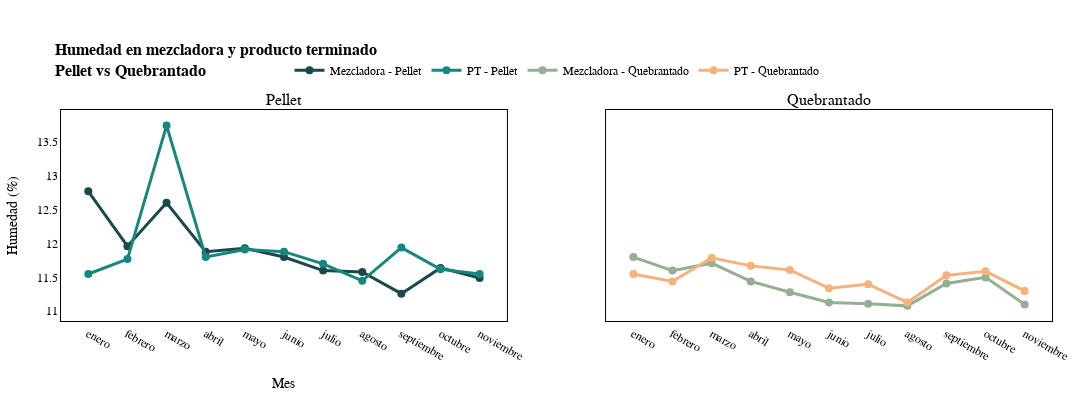

The code cell stored with this chart in its notebook:
### Code cell
data_pellet = [
    ("enero", 12.77, 11.55),
    ("febrero", 11.96, 11.77),
    ("marzo", 12.60, 13.74),
    ("abril", 11.88, 11.80),
    ("mayo", 11.93, 11.91),
    ("junio", 11.80, 11.88),
    ("julio", 11.60, 11.70),
    ("agosto", 11.58, 11.45),
    ("septiembre", 11.26, 11.94),
    ("octubre", 11.64, 11.62),
    ("noviembre", 11.49, 11.55),
]

df_pellet = pd.DataFrame(
    data_pellet,
    columns=["mes", "humedad_mezcladora", "humedad_pt"]
)
df_pellet["mes"] = df_pellet["mes"].str.lower()
df_pellet["diff_mezcladora_pt"] = (
    df_pellet["humedad_pt"] - df_pellet["humedad_mezcladora"]
).round(2)
df_pellet["etapa"] = "pellet"

# ---------- Datos de humedades en QUEBRANTADO ----------
data_queb = [
    ("sep", 11.41, 11.53),
    ("octubre", 11.50, 11.59),
    ("marzo", 11.71, 11.79),
    ("junio", 11.13, 11.34),
    ("julio", 11.11, 11.40),
    ("agosto", 11.08, 11.13),
    ("abril", 11.44, 11.67),
    ("noviembre", 11.10, 11.30),
    ("febrero", 11.60, 11.44),
    ("enero", 11.80, 11.55),
    ("mayo", 11.28, 11.61),
]

df_queb = pd.DataFrame(
    data_queb,
    columns=["mes", "humedad_mezcladora", "humedad_pt"]
)

# Normalizar nombres de meses
mapping = {
    "enero": "enero",
    "febrero": "febrero",
    "marzo": "marzo",
    "abril": "abril",
    "mayo": "mayo",
    "junio": "junio",
    "julio": "julio",
    "agosto": "agosto",
    "sep": "septiembre",
    "septiembre": "septiembre",
    "octubre": "octubre",
    "noviembre": "noviembre",
}

df_queb["mes"] = df_queb["mes"].str.lower().map(mapping)
df_queb["diff_mezcladora_pt"] = (
    df_queb["humedad_pt"] - df_queb["humedad_mezcladora"]
).round(2)
df_queb["etapa"] = "quebrantado"

# ---------- Unir ambas tablas ----------
orden_meses = [
    "enero",
    "febrero",
    "marzo",
    "abril",
    "mayo",
    "junio",
    "julio",
    "agosto",
    "septiembre",
    "octubre",
    "noviembre",
    "diciembre",
]

df_pellet["mes"] = pd.Categorical(
    df_pellet["mes"], ordered=True, categories=orden_meses
)
df_queb["mes"] = pd.Categorical(
    df_queb["mes"], ordered=True, categories=orden_meses
)

df_all = pd.concat([df_pellet, df_queb], ignore_index=True)
df_all = df_all.sort_values(["mes", "etapa"]).reset_index(drop=True).round(2)

# (Opcional) guardar datos
#df_all.to_csv("humedades_pellet_quebrantado.csv", index=False)
s3.save_dataframe(
    df_all,
    "humedades_pellet_quebrantado.csv"
)
#df_all.to_excel("humedades_pellet_quebrantado.xlsx", index=False)

# ---------- Gráfica en Plotly con subplots 1x2 ----------
CORPORATE_COLORS = [
    "#1A494C",  # 0 Mezcladora - Pellet
    "#17877D",  # 1 PT - Pellet
    "#94AF92",  # 2 Mezcladora - Quebrantado
    "#F6B27A",  # 3 PT - Quebrantado
    "#F18F01",
    "#E4572E",
    "#6C757D",
    "#343A40",
    "#A3CED0",
]

df_pellet_plot = df_all[df_all["etapa"] == "pellet"].sort_values("mes")
df_queb_plot   = df_all[df_all["etapa"] == "quebrantado"].sort_values("mes")

fig = make_subplots(
    rows=1,
    cols=2,
    shared_yaxes=True,
    subplot_titles=("Pellet", "Quebrantado"),
)

# ----- Subplot 1: Pellet -----
fig.add_trace(
    go.Scatter(
        x=df_pellet_plot["mes"].astype(str),
        y=df_pellet_plot["humedad_mezcladora"],
        mode="lines+markers",
        name="Mezcladora - Pellet",
        line=dict(width=3, color=CORPORATE_COLORS[0]),
        marker=dict(size=8),
    ),
    row=1, col=1
)

fig.add_trace(
    go.Scatter(
        x=df_pellet_plot["mes"].astype(str),
        y=df_pellet_plot["humedad_pt"],
        mode="lines+markers",
        name="PT - Pellet",
        line=dict(width=3, color=CORPORATE_COLORS[1]),
        marker=dict(size=8),
    ),
    row=1, col=1
)

# ----- Subplot 2: Quebrantado -----
fig.add_trace(
    go.Scatter(
        x=df_queb_plot["mes"].astype(str),
        y=df_queb_plot["humedad_mezcladora"],
        mode="lines+markers",
        name="Mezcladora - Quebrantado",
        line=dict(width=3, color=CORPORATE_COLORS[2]),
        marker=dict(size=8),
    ),
    row=1, col=2
)

fig.add_trace(
    go.Scatter(
        x=df_queb_plot["mes"].astype(str),
        y=df_queb_plot["humedad_pt"],
        mode="lines+markers",
        name="PT - Quebrantado",
        line=dict(width=3, color=CORPORATE_COLORS[3]),
        marker=dict(size=8),
    ),
    row=1, col=2
)

# ---------- Estilo corporativo + leyenda ARRIBA ----------
fig.update_layout(
    title="<b>Humedad en mezcladora y producto terminado<br>Pellet vs Quebrantado</b>",
    xaxis_title="Mes",
    yaxis_title="Humedad (%)",
    plot_bgcolor="white",
    paper_bgcolor="white",
    width=1100,
    height=400,
    font=dict(
        family="Arial",
        size=12,
        color="black",
    ),
    title_font=dict(
        family="Arial",
        size=16,
        color="black",
    ),
    legend=dict(
        orientation="h",       # horizontal
        yanchor="bottom",      # se ancla por abajo
        y=1.12,                # un poco por encima del área de la gráfica
        xanchor="center",
        x=0.5,
        font=dict(color="black")
    ),
    margin=dict(l=60, r=40, t=110, b=60),
)

fig.update_xaxes(
    showline=True,
    linecolor="black",
    mirror=True,
    categoryorder="array",
    categoryarray=orden_meses,
    tickangle=30,
    tickfont=dict(color="black"),
    titlefont=dict(color="black"),
)

fig.update_yaxes(
    showline=True,
    linecolor="black",
    mirror=True,
    zeroline=False,
    tickfont=dict(color="black"),
    titlefont=dict(color="black"),
)

fig.show()
s3.save_plotly_html(
    fig,
    "humedades_pellet_quebrantado_subplots.html"
)

### Figure 1 — Plotly figure (JSON) as saved in the notebook; plotly's stock layout.template omitted (floating-point values rounded to 4 significant figures)
{"data": [{"line": {"color": "#1A494C", "width": 3}, "marker": {"size": 8}, "mode": "lines+markers", "name": "Mezcladora - Pellet", "type": "scatter", "x": ["enero", "febrero", "marzo", "abril", "mayo", "junio", "julio", "agosto", "septiembre", "octubre", "noviembre"], "xaxis": "x", "y": [12.77, 11.96, 12.6, 11.88, 11.93, 11.8, 11.6, 11.58, 11.26, 11.64, 11.49], "yaxis": "y"}, {"line": {"color": "#17877D", "width": 3}, "marker": {"size": 8}, "mode": "lines+markers", "name": "PT - Pellet", "type": "scatter", "x": ["enero", "febrero", "marzo", "abril", "mayo", "junio", "julio", "agosto", "septiembre", "octubre", "noviembre"], "xaxis": "x", "y": [11.55, 11.77, 13.74, 11.8, 11.91, 11.88, 11.7, 11.45, 11.94, 11.62, 11.55], "yaxis": "y"}, {"line": {"color": "#94AF92", "width": 3}, "marker": {"size": 8}, "mode": "lines+markers", "name": "Mezcladora - Quebrantado", "type": "scatter", "x": ["enero", "febrero", "marzo", "abril", "mayo", "junio", "julio", "agosto", "septiembre", "octubre", "noviembre"], "xaxis": "x2", "y": [11.8, 11.6, 11.71, 11.44, 11.28, 11.13, 11.11, 11.08, 11.41, 11.5, 11.1], "yaxis": "y2"}, {"line": {"color": "#F6B27A", "width": 3}, "marker": {"size": 8}, "mode": "lines+markers", "name": "PT - Quebrantado", "type": "scatter", "x": ["enero", "febrero", "marzo", "abril", "mayo", "junio", "julio", "agosto", "septiembre", "octubre", "noviembre"], "xaxis": "x2", "y": [11.55, 11.44, 11.79, 11.67, 11.61, 11.34, 11.4, 11.13, 11.53, 11.59, 11.3], "yaxis": "y2"}], "layout": {"annotations": [{"font": {"size": 16}, "showarrow": false, "text": "Pellet", "x": 0.225, "xanchor": "center", "xref": "paper", "y": 1, "yanchor": "bottom", "yref": "paper"}, {"font": {"size": 16}, "showarrow": false, "text": "Quebrantado", "x": 0.775, "xanchor": "center", "xref": "paper", "y": 1, "yanchor": "bottom", "yref": "paper"}], "font": {"color": "black", "family": "Arial", "size": 12}, "height": 400, "legend": {"font": {"color": "black"}, "orientation": "h", "x": 0.5, "xanchor": "center", "y": 1.12, "yanchor": "bottom"}, "margin": {"b": 60, "l": 60, "r": 40, "t": 110}, "paper_bgcolor": "white", "plot_bgcolor": "white", "title": {"font": {"color": "black", "family": "Arial", "size": 16}, "text": "<b>Humedad en mezcladora y producto terminado<br>Pellet vs Quebrantado</b>"}, "width": 1100, "xaxis": {"anchor": "y", "categoryarray": ["enero", "febrero", "marzo", "abril", "mayo", "junio", "julio", "agosto", "septiembre", "octubre", "noviembre", "diciembre"], "categoryorder": "array", "domain": [0, 0.45], "linecolor": "black", "mirror": true, "showline": true, "tickangle": 30, "tickfont": {"color": "black"}, "title": {"font": {"color": "black"}, "text": "Mes"}}, "xaxis2": {"anchor": "y2", "categoryarray": ["enero", "febrero", "marzo", "abril", "mayo", "junio", "julio", "agosto", "septiembre", "octubre", "noviembre", "diciembre"], "categoryorder": "array", "domain": [0.55, 1], "linecolor": "black", "mirror": true, "showline": true, "tickangle": 30, "tickfont": {"color": "black"}, "title": {"font": {"color": "black"}}}, "yaxis": {"anchor": "x", "domain": [0, 1], "linecolor": "black", "mirror": true, "showline": true, "tickfont": {"color": "black"}, "title": {"font": {"color": "black"}, "text": "Humedad (%)"}, "zeroline": false}, "yaxis2": {"anchor": "x2", "domain": [0, 1], "linecolor": "black", "matches": "y", "mirror": true, "showline": true, "showticklabels": false, "tickfont": {"color": "black"}, "title": {"font": {"color": "black"}}, "zeroline": false}}}
